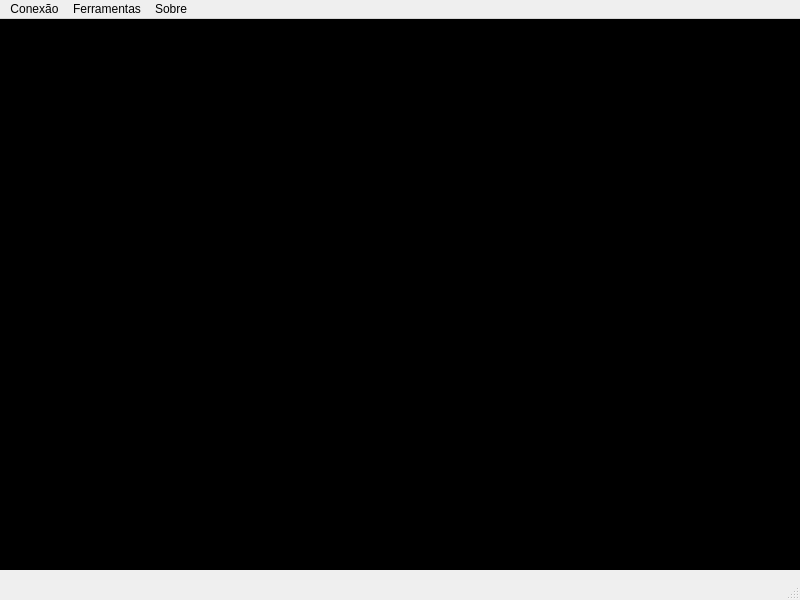
<?xml version="1.0" encoding="UTF-8"?>
<ui version="4.0">
 <class>PdTermMainTerminal</class>
 <widget class="QMainWindow" name="PdTermMainTerminal">
  <property name="geometry">
   <rect>
    <x>0</x>
    <y>0</y>
    <width>800</width>
    <height>600</height>
   </rect>
  </property>
  <property name="windowTitle">
   <string>PdTermMainTerminal</string>
  </property>
  <widget class="QWidget" name="centralwidget">
   <widget class="QPlainTextEdit" name="plainTextEdit">
    <property name="geometry">
     <rect>
      <x>0</x>
      <y>0</y>
      <width>801</width>
      <height>551</height>
     </rect>
    </property>
    <property name="autoFillBackground">
     <bool>true</bool>
    </property>
    <property name="styleSheet">
     <string notr="true">QPlainTextEdit {
    background-color: black;   /* Fundo preto */
    color: lime;              /* Letra verde vibrante */
    font-family: Consolas;    /* Fonte monoespaçada (opcional) */
    font-size: 12pt;          /* Tamanho da fonte (opcional) */
}</string>
    </property>
    <property name="backgroundVisible">
     <bool>true</bool>
    </property>
   </widget>
  </widget>
  <widget class="QMenuBar" name="menubar">
   <property name="geometry">
    <rect>
     <x>0</x>
     <y>0</y>
     <width>800</width>
     <height>23</height>
    </rect>
   </property>
   <widget class="QMenu" name="menuConectar">
    <property name="title">
     <string>Conexão</string>
    </property>
    <addaction name="actionConectar"/>
    <addaction name="actionDesconectar"/>
    <addaction name="on_actionSerialSettings"/>
   </widget>
   <widget class="QMenu" name="menuSobre">
    <property name="title">
     <string>Sobre</string>
    </property>
    <addaction name="separator"/>
    <addaction name="separator"/>
    <addaction name="actionteste"/>
    <addaction name="separator"/>
    <addaction name="actionPdTermPro_V1"/>
    <addaction name="actionDesenvolvido_por_PdSilva"/>
    <addaction name="actionLicen_a_GPLv3"/>
    <addaction name="actiongithub_com_ppsilv_pdtermpro"/>
    <addaction name="separator"/>
    <addaction name="action_Exit_2"/>
   </widget>
   <widget class="QMenu" name="menuLimpar">
    <property name="title">
     <string>Ferramentas</string>
    </property>
    <addaction name="action_Limpar"/>
    <addaction name="action_Enviar_arquivo"/>
   </widget>
   <addaction name="menuConectar"/>
   <addaction name="menuLimpar"/>
   <addaction name="menuSobre"/>
  </widget>
  <widget class="QStatusBar" name="statusbar"/>
  <action name="actionExit">
   <property name="text">
    <string>Exit</string>
   </property>
   <property name="menuRole">
    <enum>QAction::MenuRole::NoRole</enum>
   </property>
  </action>
  <action name="action_Exit">
   <property name="text">
    <string>&amp;Exit</string>
   </property>
  </action>
  <action name="actionPdTermPro_V1">
   <property name="text">
    <string>PdTermPro V1</string>
   </property>
  </action>
  <action name="actionDesenvolvido_por_PdSilva">
   <property name="text">
    <string>Desenvolvido por PdSilva</string>
   </property>
  </action>
  <action name="actionLicen_a_GPLv3">
   <property name="text">
    <string>Licença: GPLv3</string>
   </property>
  </action>
  <action name="actiongithub_com_ppsilv_pdtermpro">
   <property name="text">
    <string>github.com/ppsilv/pdtermpro</string>
   </property>
  </action>
  <action name="actionEnviar">
   <property name="text">
    <string>Enviar</string>
   </property>
  </action>
  <action name="action_Exit_2">
   <property name="text">
    <string>&amp;Exit</string>
   </property>
   <property name="shortcut">
    <string>Ctrl+Q</string>
   </property>
  </action>
  <action name="action_Limpar">
   <property name="text">
    <string>&amp;Limpar           Ctrl+L</string>
   </property>
  </action>
  <action name="action_Enviar_arquivo">
   <property name="text">
    <string>&amp;Enviar arquivo   Ctrl+S</string>
   </property>
  </action>
  <action name="actionConectar">
   <property name="text">
    <string>Conectar           Ctrl+Y</string>
   </property>
  </action>
  <action name="actionDesconectar">
   <property name="text">
    <string>Desconectar    Ctrl+U</string>
   </property>
  </action>
  <action name="actionteste">
   <property name="text">
    <string>-</string>
   </property>
  </action>
  <action name="actiontsdfasd">
   <property name="text">
    <string>tsdfasd</string>
   </property>
  </action>
  <action name="on_actionSerialSettings">
   <property name="text">
    <string>Configuração</string>
   </property>
  </action>
 </widget>
 <resources/>
 <connections/>
</ui>
